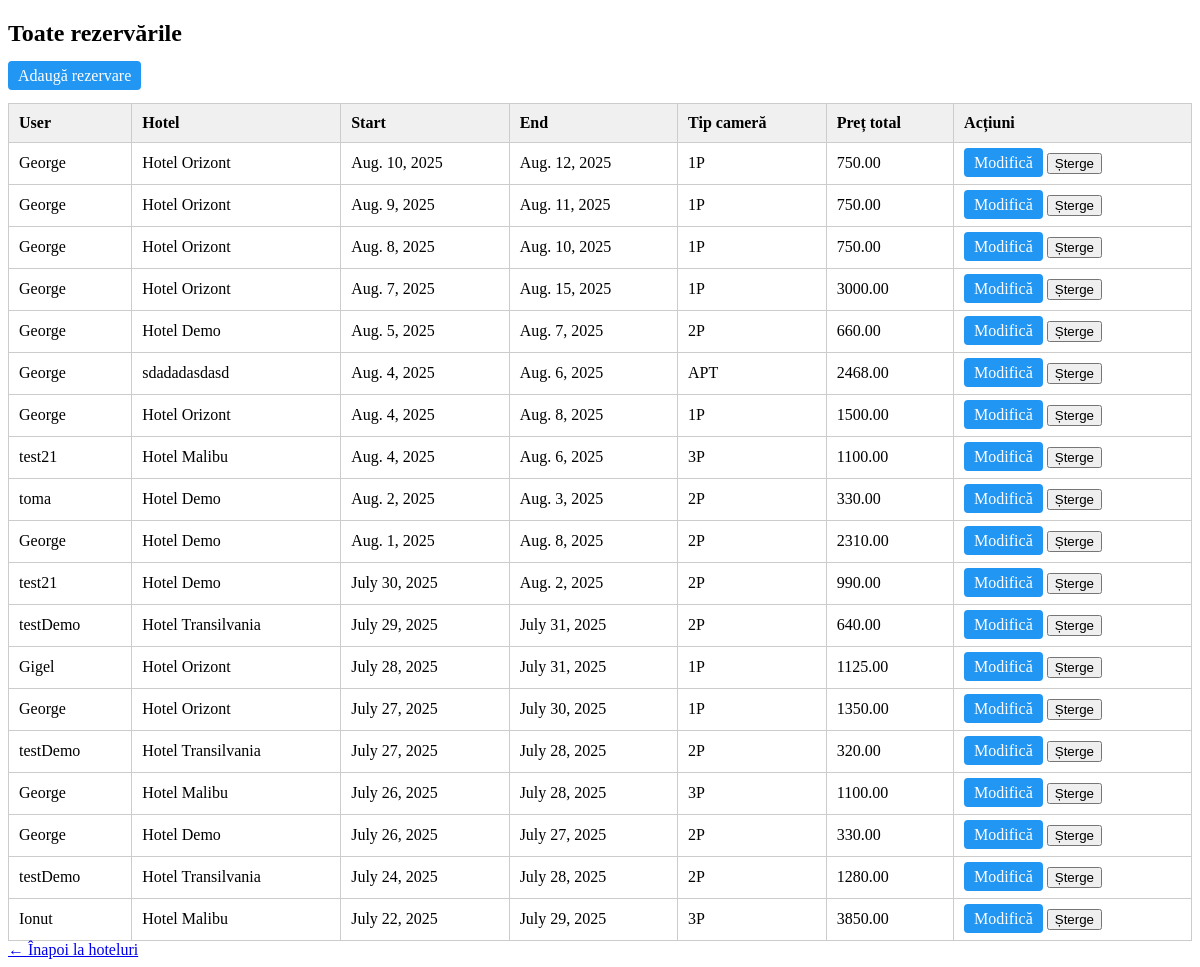
Screenshot of /booking/admin/reservations/ (signed in) with the database file from the repository.
### booking/models/reservation.py (models this page shows, shortened)
class Reservation(models.Model):
    user = models.ForeignKey(settings.AUTH_USER_MODEL, on_delete=models.CASCADE)
    hotel = models.ForeignKey(Hotel, on_delete=models.CASCADE)
    room_type = models.CharField(max_length=3, choices=Hotel.HOTEL_TYPES, editable=False)
    start_date = models.DateField()
    end_date = models.DateField()
    total_price = models.DecimalField(max_digits=8, decimal_places=2, blank=True, null=True)

### booking/models/user.py (models this page shows)
class CustomUser(AbstractUser):
    age = models.PositiveIntegerField(null=True, blank=True)
    profession = models.CharField(max_length=100, blank=True)
    profile_picture_url = models.URLField(blank=True, null=True)
    reservation_deleted_notification = models.BooleanField(default=False)

### booking/models/hotel.py (models this page shows, shortened)
class Hotel(models.Model):
    HOTEL_TYPES = [
        ('1P', 'Cameră pentru 1 persoană'),
        ('2P', 'Cameră pentru 2 persoane'),
        ('3P', 'Cameră pentru 3 persoane'),
        ('APT', 'Apartament'),
    ]
    name = models.CharField(max_length=100)
    location = models.CharField(max_length=100)
    description = models.TextField()
    available_types = models.CharField(max_length=3, choices=HOTEL_TYPES)
    price_per_night = models.DecimalField(max_digits=7, decimal_places=2)
    is_active = models.BooleanField(default=True)
    photo_url = models.URLField(blank=True, null=True)
    amenities = models.ManyToManyField(Amenity, blank=True, related_name='hotels')

### booking/views/reservation_views.py (the view)
# urls.py: path('admin/reservations/', all_reservations_view, name='admin_reservations'),
@staff_member_required
def all_reservations_view(request):
    reservations = Reservation.objects.select_related('user', 'hotel').all().order_by('-start_date')
    return render(request, 'booking/list.html', {
        'reservations': reservations
    })

### booking/templates/booking/list.html (shortened to what this page needs)
<!DOCTYPE html>
<html>
<head>
</head>
<body>
    <h2>Toate rezervările</h2>
    <a href="{% url 'create_reservation_admin' %}" class="button">Adaugă rezervare</a>
    <br><br>
    <table>
        <thead>
            <tr>
                <th>User</th>
                <th>Hotel</th>
                <th>Start</th>
                <th>End</th>
                <th>Tip cameră</th>
                <th>Preț total</th>
                <th>Acțiuni</th>
            </tr>
        </thead>
        <tbody>
            {% for r in reservations %}
            <tr>
                <td>{{ r.user.username }}</td>
                <td>{{ r.hotel.name }}</td>
                <td>{{ r.start_date }}</td>
                <td>{{ r.end_date }}</td>
                <td>{{ r.room_type }}</td>
                <td>{{ r.total_price }}</td>
                <td>
                    <a href="{% url 'update_reservation_admin' r.id %}" class="button">Modifică</a>
                    <form action="{% url 'delete_reservation_admin' r.id %}" method="post" style="display:inline;">
                        <button type="submit" onclick="return confirm('Ești sigur că vrei să ștergi această rezervare?');">Șterge</button>
                    </form>
                </td>
            </tr>
            {% endfor %}
        </tbody>
    </table>
    <a href="{% url 'hotels' %}">← Înapoi la hoteluri</a>
</body>
</html>

### booking/templates/booking/list.html (style rules this page uses)
table { width: 100%; border-collapse: collapse; background: #fff; }
th, td { padding: 10px; border: 1px solid #ccc; text-align: left; }
th { background-color: #f0f0f0; }
a.button { padding: 6px 10px; background: #2196F3; color: white; text-decoration: none; border-radius: 4px; }

### rows the page displays
Reservation: user.username "George", hotel.name "Hotel Orizont", start_date "Aug. 10, 2025", end_date "Aug. 12, 2025", room_type "1P", total_price "750.00"
Reservation: user.username "George", hotel.name "Hotel Orizont", start_date "Aug. 9, 2025", end_date "Aug. 11, 2025", room_type "1P", total_price "750.00"
Reservation: user.username "George", hotel.name "Hotel Orizont", start_date "Aug. 8, 2025", end_date "Aug. 10, 2025", room_type "1P", total_price "750.00"
Reservation: user.username "George", hotel.name "Hotel Orizont", start_date "Aug. 7, 2025", end_date "Aug. 15, 2025", room_type "1P", total_price "3000.00"
Reservation: user.username "George", hotel.name "Hotel Demo", start_date "Aug. 5, 2025", end_date "Aug. 7, 2025", room_type "2P", total_price "660.00"
Reservation: user.username "George", hotel.name "sdadadasdasd", start_date "Aug. 4, 2025", end_date "Aug. 6, 2025", room_type "APT", total_price "2468.00"
Reservation: user.username "George", hotel.name "Hotel Orizont", start_date "Aug. 4, 2025", end_date "Aug. 8, 2025", room_type "1P", total_price "1500.00"
Reservation: user.username "test21", hotel.name "Hotel Malibu", start_date "Aug. 4, 2025", end_date "Aug. 6, 2025", room_type "3P", total_price "1100.00"
Reservation: user.username "toma", hotel.name "Hotel Demo", start_date "Aug. 2, 2025", end_date "Aug. 3, 2025", room_type "2P", total_price "330.00"
Reservation: user.username "George", hotel.name "Hotel Demo", start_date "Aug. 1, 2025", end_date "Aug. 8, 2025", room_type "2P", total_price "2310.00"
Reservation: user.username "test21", hotel.name "Hotel Demo", start_date "July 30, 2025", end_date "Aug. 2, 2025", room_type "2P", total_price "990.00"
Reservation: user.username "testDemo", hotel.name "Hotel Transilvania", start_date "July 29, 2025", end_date "July 31, 2025", room_type "2P", total_price "640.00"
Reservation: user.username "Gigel", hotel.name "Hotel Orizont", start_date "July 28, 2025", end_date "July 31, 2025", room_type "1P", total_price "1125.00"
Reservation: user.username "George", hotel.name "Hotel Orizont", start_date "July 27, 2025", end_date "July 30, 2025", room_type "1P", total_price "1350.00"
Reservation: user.username "testDemo", hotel.name "Hotel Transilvania", start_date "July 27, 2025", end_date "July 28, 2025", room_type "2P", total_price "320.00"
Reservation: user.username "George", hotel.name "Hotel Malibu", start_date "July 26, 2025", end_date "July 28, 2025", room_type "3P", total_price "1100.00"
Reservation: user.username "George", hotel.name "Hotel Demo", start_date "July 26, 2025", end_date "July 27, 2025", room_type "2P", total_price "330.00"
Reservation: user.username "testDemo", hotel.name "Hotel Transilvania", start_date "July 24, 2025", end_date "July 28, 2025", room_type "2P", total_price "1280.00"
Reservation: user.username "Ionut", hotel.name "Hotel Malibu", start_date "July 22, 2025", end_date "July 29, 2025", room_type "3P", total_price "3850.00"
